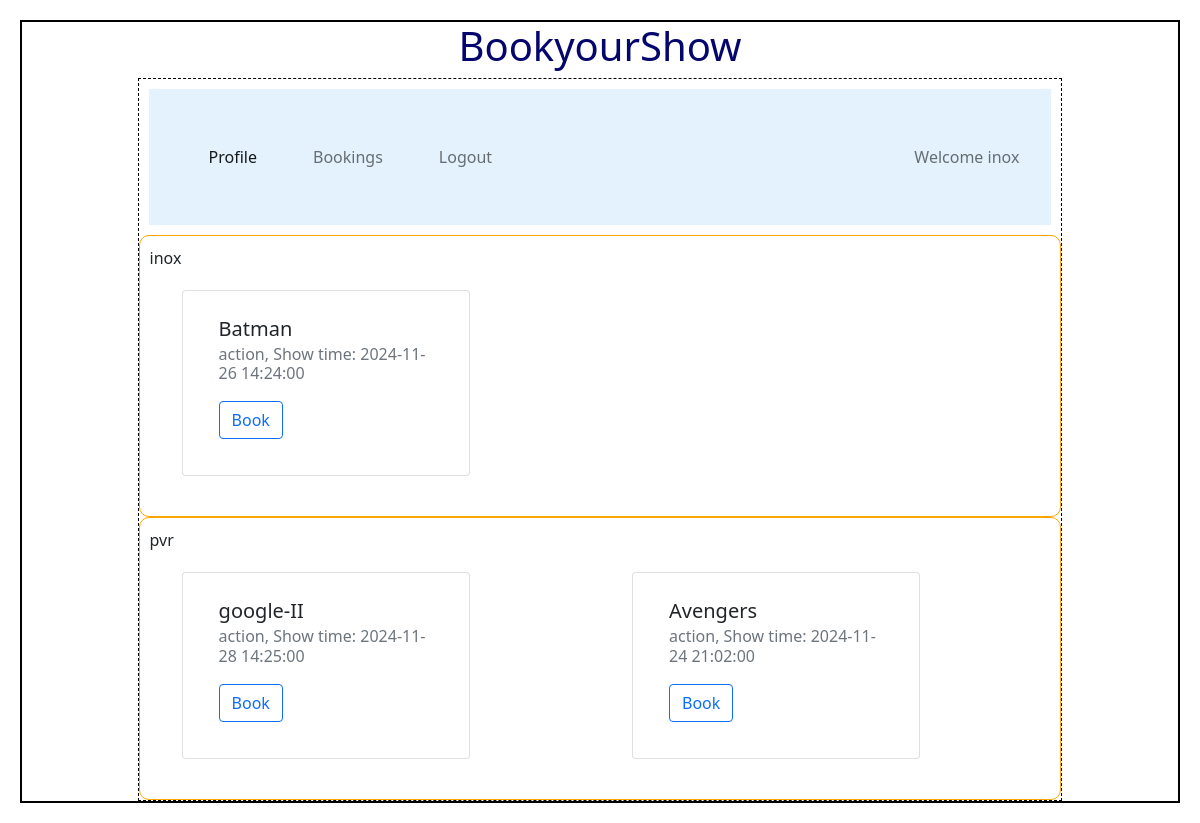
Page /user/1/inox on the committed database.
### backend/models.py (models this page shows)
class Theatre(db.Model):
    __tablename__="theatre"
    id=db.Column(db.Integer,primary_key=True)
    name=db.Column(db.String,nullable=False)
    location=db.Column(db.String,nullable=False)
    pin_code=db.Column(db.Integer,nullable=False)
    capacity=db.Column(db.Integer,nullable=False)
    shows = db.relationship("Show" , cascade = "all,delete" , backref = "theatre" , lazy = True)

class Show(db.Model):
    __tablename__="show"
    id=db.Column(db.Integer,primary_key=True)
    name=db.Column(db.String,nullable=False)
    tags=db.Column(db.String,nullable=False)
    rating=db.Column(db.Integer,default=0)
    tkt_price=db.Column(db.Float,default=0.0)
    date_time=db.Column(db.DateTime,nullable=False)
    theatre_id=db.Column(db.Integer, db.ForeignKey("theatre.id"),nullable=False)
    tickets=db.relationship("Ticket",cascade="all,delete",backref="show",lazy=True)

### backend/controllers.py (the view)
@app.route("/user/<id>/<name>")
def user_dashboard(id,name):
    theatres=get_theatres()
    dt_time_now=datetime.today().strftime('%Y-%m-%dT%H:%M')
    dt_time_now=datetime.strptime(dt_time_now,"%Y-%m-%dT%H:%M")
    return render_template("user_dashboard.html",uid=id,name=name,theatres = theatres,dt_time_now=dt_time_now)

### backend/controllers.py (called while the page is built)
def get_theatres():
    theatres=Theatre.query.all()
    return theatres

### templates/user_dashboard.html
{%extends "user_layout.html"%}
{%block content%}
    {%if theatres%}
          {%for theatre in theatres%}
                {%if theatre.shows%}
                <div class="outer_box">
                    {{theatre.name}}
                  <div class="container">
                    <div class="row">
                      {%for show in theatre.shows%}
                      {%if show.date_time >= dt_time_now%}
                        <div class="col">
                            <div class="card" style="width: 18rem;">
                            <div class="card-body">
                              <h5 class="card-title">{{show.name}}</h5>
                              <h6 class="card-subtitle mb-2 text-muted">{{show.tags}}, Show time: {{show.date_time}}</h6>
                              <a href="/book_ticket/{{uid}}/{{show.id}}/{{name}}" type="button" class="btn btn-outline-primary">Book</a>
                            </div>
                          </div>
                        </div>
                        {%endif%}
                      {%endfor%}
                  </div>
                </div>
              </div>
              {%endif%}
              {%endfor%}
      {%else%}
              <h3 class="center">Sorry, no theatres available!!</h3>
      {%endif%}
{%endblock%}

### templates/user_layout.html (shortened to what this page needs)
<!DOCTYPE html>
<html>
    <head>
        <link rel="stylesheet" href="{{ url_for('static', filename='styles/main.css') }}">
        <link href="https://cdn.jsdelivr.net/npm/bootstrap@5.1.3/dist/css/bootstrap.min.css" rel="stylesheet">
    </head>
    <body>
        <div class="my_container">
            <div class="center"><h1>BookyourShow</h1></div>
            <div class="my_panel">
                <nav class="navbar navbar-expand-lg navbar-light " style="background-color: #e3f2fd;">
                    <div class="container-fluid">
                      <div class="collapse navbar-collapse" id="navbarText">
                        <ul class="navbar-nav me-auto mb-2 mb-lg-0">
                          <li class="nav-item">
                            <a class="nav-link active" aria-current="page" href="#">Profile</a>
                          </li>
                          <li class="nav-item">
                            <a class="nav-link" href="#">Bookings</a>
                          </li>
                          <li class="nav-item">
                            <a class="nav-link" href="/login">Logout</a>
                          </li>
                        </ul>
                        <span class="navbar-text">
                          Welcome {{name}}
                        </span>
                      </div>
                    </div>
                </nav>
                {%block content%}{%endblock%}
            </div>
        </div>
    </body>
</html>

### static/styles/main.css (style rules this page uses)
* { margin: 10px; }
.my_container { border: 2px solid black; }
.my_panel { width: 80%; margin: auto; height: auto; border: 1px dashed black; }
.outer_box { border: 1px solid orange; margin-top:10px; margin: auto; padding: 10px; border-radius: 10px; }
.center { text-align: center; margin: auto; color: rgb(5,5,110) }

### rows in the picture
Theatre: name "inox"
Show: name "Batman", tags "action", date_time "2024-11-26 14:24:00"
Theatre: name "pvr"
Show: name "google-II", tags "action", date_time "2024-11-28 14:25:00"
Show: name "Avengers", tags "action", date_time "2024-11-24 21:02:00"
